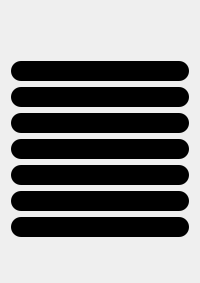
                     <widget class="QWidget" name="inceptionPL_SensorWidget" native="true">
                      <layout class="QVBoxLayout" name="verticalLayout_50">
                       <item>
                        <spacer name="verticalSpacer_11">
                         <property name="orientation">
                          <enum>Qt::Vertical</enum>
                         </property>
                         <property name="sizeType">
                          <enum>QSizePolicy::Fixed</enum>
                         </property>
                         <property name="sizeHint" stdset="0">
                          <size>
                           <width>20</width>
                           <height>50</height>
                          </size>
                         </property>
                        </spacer>
                       </item>
                       <item>
                        <widget class="QLabel" name="inception_sensor_8">
                         <property name="styleSheet">
                          <string notr="true">background-color: black;
border-radius: 10px;
min-width: 20px;
min-height: 20px;
</string>
                         </property>
                         <property name="text">
                          <string/>
                         </property>
                        </widget>
                       </item>
                       <item>
                        <widget class="QLabel" name="inception_sensor_9">
                         <property name="styleSheet">
                          <string notr="true">background-color: black;
border-radius: 10px;
min-width: 20px;
min-height: 20px;
</string>
                         </property>
                         <property name="text">
                          <string/>
                         </property>
                        </widget>
                       </item>
                       <item>
                        <widget class="QLabel" name="inception_sensor_10">
                         <property name="styleSheet">
                          <string notr="true">background-color: black;
border-radius: 10px;
min-width: 20px;
min-height: 20px;
</string>
                         </property>
                         <property name="text">
                          <string/>
                         </property>
                        </widget>
                       </item>
                       <item>
                        <widget class="QLabel" name="inception_sensor_11">
                         <property name="styleSheet">
                          <string notr="true">background-color: black;
border-radius: 10px;
min-width: 20px;
min-height: 20px;
</string>
                         </property>
                         <property name="text">
                          <string/>
                         </property>
                        </widget>
                       </item>
                       <item>
                        <widget class="QLabel" name="inception_sensor_12">
                         <property name="styleSheet">
                          <string notr="true">background-color: black;
border-radius: 10px;
min-width: 20px;
min-height: 20px;
</string>
                         </property>
                         <property name="text">
                          <string/>
                         </property>
                        </widget>
                       </item>
                       <item>
                        <widget class="QLabel" name="inception_sensor_13">
                         <property name="styleSheet">
                          <string notr="true">background-color: black;
border-radius: 10px;
min-width: 20px;
min-height: 20px;
</string>
                         </property>
                         <property name="text">
                          <string/>
                         </property>
                        </widget>
                       </item>
                       <item>
                        <widget class="QLabel" name="inception_sensor_14">
                         <property name="styleSheet">
                          <string notr="true">background-color: black;
border-radius: 10px;
min-width: 20px;
min-height: 20px;
</string>
                         </property>
                         <property name="text">
                          <string/>
                         </property>
                        </widget>
                       </item>
                       <item>
                        <spacer name="verticalSpacer_12">
                         <property name="orientation">
                          <enum>Qt::Vertical</enum>
                         </property>
                         <property name="sizeType">
                          <enum>QSizePolicy::Fixed</enum>
                         </property>
                         <property name="sizeHint" stdset="0">
                          <size>
                           <width>20</width>
                           <height>35</height>
                          </size>
                         </property>
                        </spacer>
                       </item>
                      </layout>
                     </widget>
